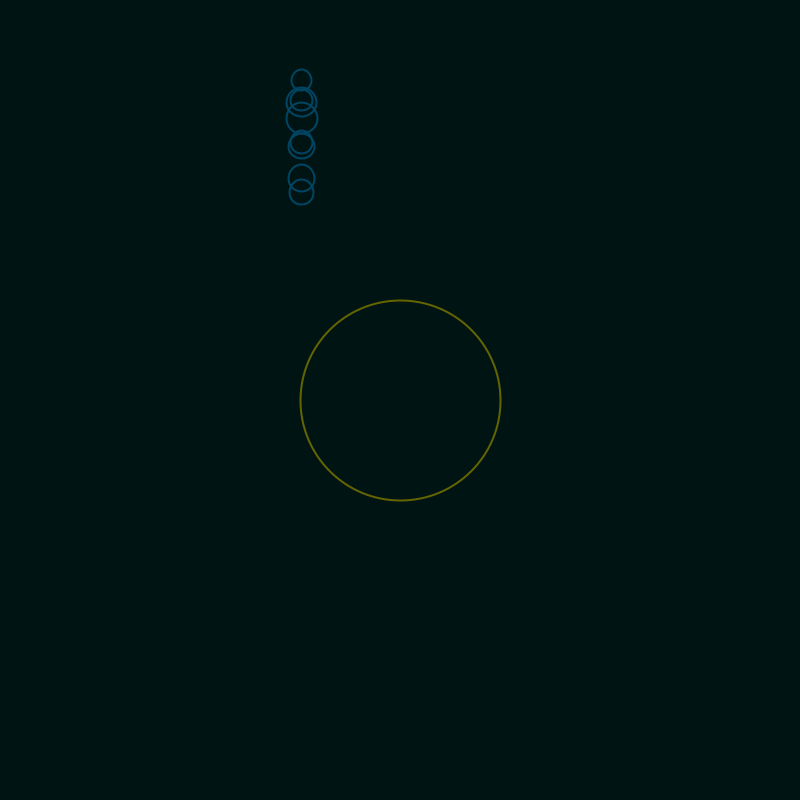
Frame 1 (no input)
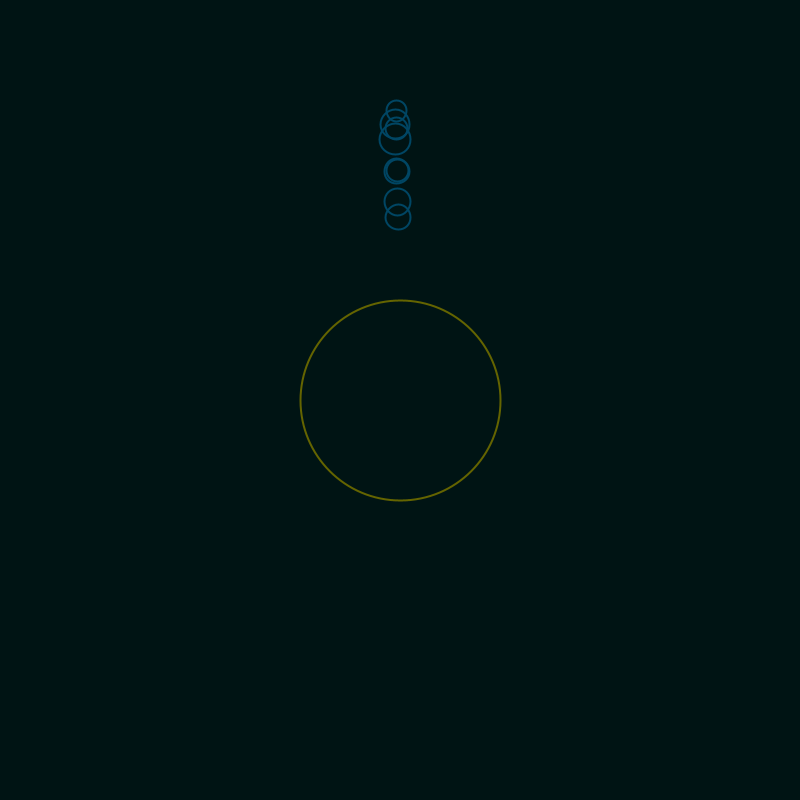
Frame 60 (the mouse pressed at the canvas centre just before this capture)
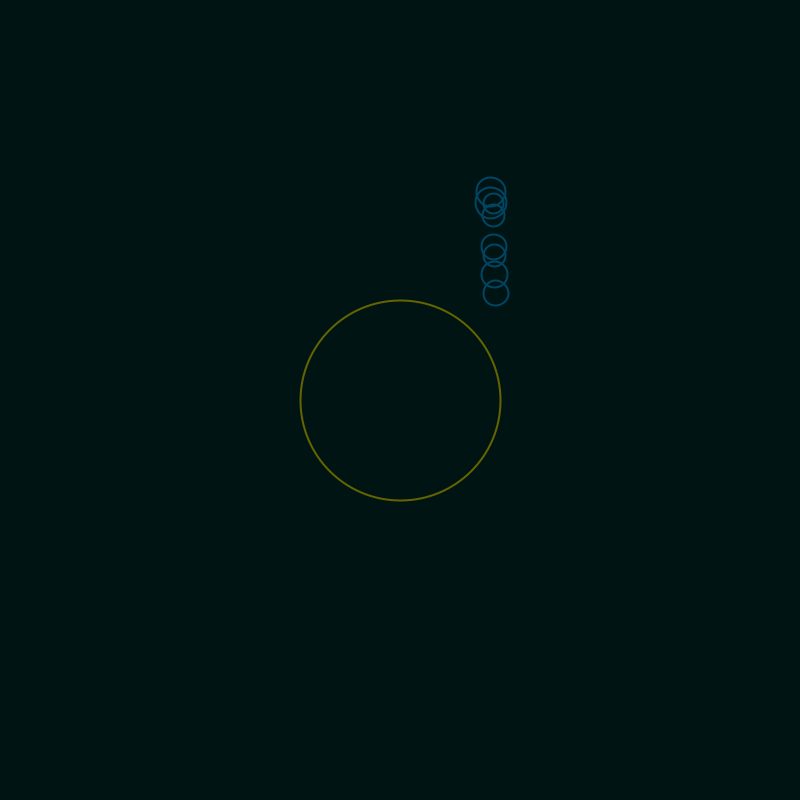
Frame 120 (the mouse held since frame 60 and released just before this capture)

The Processing sketch that drew these frames (run headless with seeded random() and noise(); from frame 60 on, the mouse is pressed at the canvas centre):

// Processing sketch: Grav_Many_PVector
// ── Grav_Many_PVector.pde
Earth[] planets = new Earth[8];
;
Sun S;

void setup() {
  size(800, 800);
  smooth();
  for (int i = 0; i < planets.length; i++) {

    planets[i] = new Earth();
  }
  S = new Sun();
}

void draw() {

  background(0, 20, 20);



  PVector G = new PVector(0, 0.098);


  S.display();

  for (int i = 0; i< planets.length; i++) {

    PVector gravity = S.attract(planets[i]);
    planets[i].applyForce(gravity);
    planets[i].update();

    //S.drag();
    //S.hover(mouseX, mouseY);


    planets[i].display();
  }
}

void mousePressed() {

  //S.clicked(mouseX,mouseY);
}

void mouseReleased() {
  //S.stopDragging();
}
// ── Earth.pde
class Earth {

  PVector loc;
  PVector vel;
  PVector acc;
  
  float mass = 2;

  Earth () {
    loc = new PVector (300,int(random(50,200)));
    vel = new PVector (1.5, 0);
    acc = new PVector (0, 0);
    
    mass = random(1,2);
  }
  
  void applyForce(PVector forces) {
    
    PVector f = PVector.div(forces,mass);
    acc.add(f);
  }

  void update() {

   // PVector mouse = new PVector(mouseX, mouseY); //Gets mouse location

    //mouse.sub(loc); //gets distance from object and mouse
    //mouse.setMag(0.2);


   // acc = mouse;

    vel.add(acc);
    loc.add(vel);
    //vel.limit(5);
    
    acc.mult(0);
  }

  void edges() {
    if (loc.x > width) loc.x=0;
    if (loc.x < 0) loc.x = width;

    if (loc.y > height) loc.y=0;
    if (loc.y < 0) loc.y = height;
  }

  void display() {
    strokeWeight(2);
    stroke(0, 70, 100);
    noFill(); 

    ellipse(loc.x, loc.y, mass*20, mass*20);
  }

  
}
// ── Sun.pde
class Sun {

  PVector loc;
  PVector vel;
  PVector acc;
  
  float mass = 10;
  
  float G;

  Sun () {




    loc = new PVector (width/2, height/2);
    vel = new PVector (0, 0);
    acc = new PVector (0, 0);
  }
  
 PVector attract (Earth planets){
   
   // direction of the force
   PVector force = PVector.sub(loc,planets.loc);
   float d = force.mag();
   
   d = constrain(d,25,25);
   
   force.normalize();
   
  //magnitude of the force
  float str = (G + mass + planets.mass)/(d*d);
  
  //magnitude and direction together
  force.mult(str);
  
  return force;
 }
  
  void applyForce(PVector forces) {
    PVector f = PVector.div(forces,mass);
    acc.add(f);
  }

  void update() {

    PVector mouse = new PVector(mouseX, mouseY); //Gets mouse location

    mouse.sub(loc); //gets distance from object and mouse
    mouse.setMag(0.2);


   // acc = mouse;

    vel.add(acc);
    loc.add(vel);
    //vel.limit(5);
    
    acc.mult(0);
  }

  void display() {
    strokeWeight(2);
    stroke(100, 100, 0);
    noFill(); 

    ellipse(loc.x, loc.y, mass*20, mass*20);
  }

  
}
